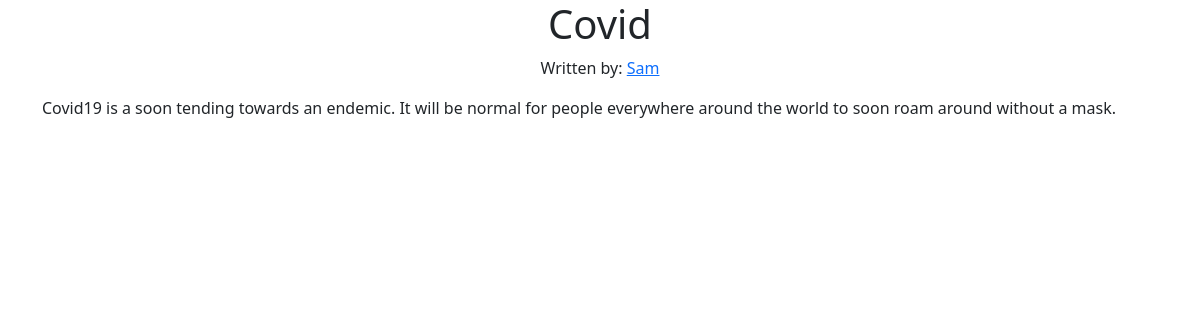
The page /article_home/Covid on the database its author committed.
### main.py (models this page shows)
class User(db.Model):
    __tablename__ = "user"
    user_id = db.Column(db.Integer(), primary_key=True, autoincrement=True)
    name = db.Column(db.String(), unique=True)
    email = db.Column(db.String(), unique=True)

class Article(db.Model):
    __tablename__ = "article"
    article_id = db.Column(db.Integer(), primary_key=True, autoincrement=True)
    title = db.Column(db.String())
    content = db.Column(db.String())
    authors = db.relationship("User", secondary="article_authors")

### main.py (the view)
@app.route("/article_home/<article_title>", methods=["GET", "POST"])
def article_home(article_title):
    article_selected = Article.query.filter(
        Article.title == article_title).first()
    article_authors = article_selected.authors
    article_content = article_selected.content
    return render_template("article_home.html", article_title=article_title, article_authors=article_authors, article_content=article_content)

### templates/article_home.html (shortened to what this page needs)
{% extends "base.html" %}
{% block body %}
<div class="container">
  <h1 class="text-center">{{article_title}}</h1>
  <p class="text-center">
    Written by: {% for author in article_authors %}<a
      href="/author_home/{{author.name}}"
      target="_blank"
      >{{author.name}}</a
    >{% if not loop.last %}, {% endif %} {% endfor %}
  </p>
  <p>{{ article_content }}</p>
</div>
{% endblock %}

### rows shown on the page
User: name "Sam"
Article: content "Covid19 is a soon tending towards an endemic. It will be normal for people everywhere around the world to soon roam around without a mask."
